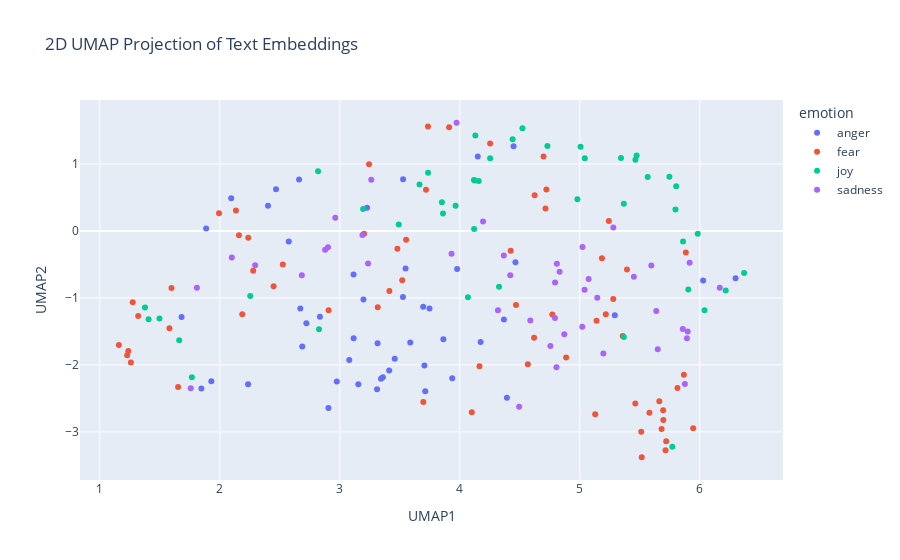

Notebook code for this chart:
### Code cell
import pandas as pd
import numpy as np
import umap
import plotly.express as px

# Concatenate the training and test data
combined_df = pd.concat([train_df_new, test_df_new], ignore_index=True)

# Prepare the embeddings for UMAP
# Convert the list of embeddings into a 2D numpy array
X_embeddings = np.array(combined_df['embeddings_values'].tolist())

# Apply UMAP for dimensionality reduction
reducer = umap.UMAP(n_components=2, metric='cosine', random_state=28) 
embedding_2d = reducer.fit_transform(X_embeddings)

# Create a DataFrame for plotting
df_plot = pd.DataFrame(embedding_2d, columns=['UMAP1', 'UMAP2'])
df_plot['emotion'] = combined_df['emotion']
df_plot['intensity'] = combined_df['intensity']
df_plot['text'] = combined_df['text']


# Visualize the embeddings with Plotly
fig = px.scatter(
    df_plot,
    x='UMAP1',
    y='UMAP2',
    color='emotion',  # Color points by the 'emotion' column
    hover_data=['text', 'intensity'],  # Show text and intensity on hover
    title='2D UMAP Projection of Text Embeddings'
)

fig.show()

### Figure 1 — Plotly figure (JSON) as saved in the notebook; plotly's stock layout.template omitted (floating-point values rounded to 4 significant figures)
{"data": [{"customdata": [["@everycolorbot more like every color looks the same #triggered #colorblind ", 0.396], ["I love when #girls are busy in teaching how to #pout while taking #selfie in a mall , their desication is immense #women love #perfection", 0.188], ["Don't be bitter", 0.292], ["Forever angry that gh ruined Molly and morgan's bond/friendship ", 0.521], ["Because it was a perfect illusion, but at least now I know what it was. #angry #ladygaga #iscalming#mysoul", 0.556], ["@sebbyD27850 both are nonsensical. If there's injustice against blacks, why add to it by destroying black property. It's misdirected anger", 0.69], ["@JOjojosiejay or in my case a raging moody cow lol why i buy moody cow socks lol", 0.389], ["@rabpeel snap, seems to be a problem here", 0.375], ["I've always had a weird grudge against stingrays ever since one killed Steve Irwin.", 0.542], ["Ever put your fist through your laptops screen? If so its time for a new one lmao #rage #anger #hp", 0.646], ["@DouthatNYT @jbouie @DamonLinker Yes, it is bad to point out racism lest it provoke the racists.  Some racists do indeed not like it.", 0.542], ["It takes a man to suffer ignorance and smile. Be yourself, no matter what they say. ", 0.271], ["Absolutely fuming that some woman jumped into my prebooked taxi and drove off 😡", 0.75], ["@wesrucker247 sounds like a good game plan for our offense....", 0.202], ["Leveled at the half. Much better offense expected in the second half", 0.182], ["Don't join @BTCare they put the phone down on you, talk over you and are rude. Taking money out of my acc willynilly! #fuming", 0.896], ["@hollyrobinson__ Part 2-was buzzing for a cheeky squashie or two-this was NOT what i expected.SORT IT OUT! #food #angry  @coopuk @coopukfood", 0.538], ["OOOOOOOOH MY GOD UUUUGGGGHHHHHHHHH ", 0.75], ["I love my black people..... I really really do. But .... my people really do irritate the living hell outta me all cause I'm different. 😑", 0.604], ["People irritate my MF soul", 0.771], ["Can't believe I've only got 2 days off left 🙄 #backtoreality #raging", 0.625], ["Now it's time to remove CB from the team somehow. Screw it. Rip the Band-Aid off. It'll sting for a bit but everyone will get over it.", 0.521], ["I just don't understand why everyone is so #angry we all just want to live and thrive don't we?", 0.458], ["Damn our offense is a mix bag of unpredictable lethal weapons I'm worried for Defense Coordinators 😁 #Chargers #Boltup #Recharged", 0.479], ["@WWE is the live event Brock vs Orton 2 this Saturday on the WWE Network? If not it needs to be! :) #wwe @RandyOrton @HeymanHustle #revenge", 0.396], ["There's this Bpharm4 guy Eish that guy brings anger into my life. When I see him nje like darkness fills me @RamatsobaneM will know", 0.667], ["@evanareteos :)) im now writing abt the changing face of sex industry in tr :))) now men will talk to me then! #revenge", 0.479], ["When you break a record in #madden I wish it didn't say the same shit after every rush like you just broke the record. #shutupphilsimms", 0.812], ["im so mad about power rangers. im incensed. im furious.", 0.667], ["@RLH2606 if u know who died.. I would also burst out crying....\\nFrom JOY!!! 😉", 0.354], [".@RepDelBene: 'Today's proceedings and the entire process is an insult to our constituents.'", 0.593], ["why are people so offended by kendall he ends photo shoot like seriously shut the fuck up", 0.833], ["@sarah_urbina why do you even beef Sara you let the anger get the best of you, you and Sagin been friends for how long?", 0.479], ["Recommended reading: Prisoners of Hate by Aaron Beck ", 0.292], ["Have wee pop socks on and they KEEP FALLING OFF INSIDE MY SHOES ", 0.562], ["Don't get #bitter get #BETTER", 0.312], ["@CBSBigBrother never bring back Meech and Bridgette. Crying because someone looks at you? Ugh, and Bridgette. ", 0.479], ["Vale! Vale! Sip sangria and taste tantalizing tapas @ElCidLA  's fiery flamenco nights! #MinutesFromHoM #SilverLake #LA #Flamenco", 0.167], ["@TrevorHMoore @paget_old In Scotland, the right-wingers are the most rabid anti-nationalists. Socialists are mostly in favour.", 0.604], ["@DailyMirror i love how theres no outrage that it's a white man but if it was a black man them BLM would be all over it regardless of reason", 0.726], ["Note to self ~ Stop laughing at things that offend you, it's ok to get mad at people \\n#NoteToSelf #offended #mad #upset", 0.542], ["@TrueAggieFan oh so that's where Brian was! Where was my invite? ", 0.438], ["@ArcticFantasy I would have almost took offense to this if I actually snapped you", 0.458], ["Sorry guys I have absolutely no idea what time i'll be on cam tomorrow but will keep you posted. #fuming", 0.417], ["@reluctantnicko Don't ask, you don't get. Apologies if I've offended you. All due respect Alan, I think you've been fed duff info.", 0.427], ["Taking umbrage because Jimmy Carr claimed that Bilbo Baggins went to Mordor on 8 out of 10 cats does Countdown. Know your Baggins', mate.", 0.375], ["@marcavis @AntisocialJW2 I've always been fiery, but never radical.", 0.438], ["It's the most magical time of the year......Xmas party announced and the #outrage commences. Gotta love Silicon Valley millennials.", 0.429]], "hovertemplate": "emotion=anger<br>UMAP1=%{x}<br>UMAP2=%{y}<br>text=%{customdata[0]}<br>intensity=%{customdata[1]}<extra></extra>", "legendgroup": "anger", "marker": {"color": "#636efa", "symbol": "circle"}, "mode": "markers", "name": "anger", "orientation": "v", "showlegend": true, "type": "scatter", "x": [4.463, 6.297, 5.291, 3.079, 3.411, 2.236, 3.695, 3.977, 3.705, 3.458, 1.93, 6.027, 2.722, 2.661, 2.469, 2.671, 2.834, 4.392, 2.905, 3.712, 3.863, 2.402, 3.31, 2.095, 3.115, 3.154, 3.315, 1.886, 3.359, 4.149, 1.682, 3.343, 2.975, 3.937, 4.173, 4.367, 2.575, 4.448, 2.687, 1.847, 3.587, 3.227, 3.526, 3.548, 3.115, 3.197, 3.747, 3.527], "xaxis": "x", "y": [-0.4657, -0.705, -1.257, -1.925, -2.085, -2.29, -1.132, -0.5682, -2.008, -1.907, -2.246, -0.7403, -1.379, 0.7682, 0.6248, -1.159, -1.28, -2.491, -2.642, -2.393, -1.619, 0.3767, -2.362, 0.4883, -1.603, -2.29, -1.676, 0.03882, -2.183, 1.111, -1.284, -2.208, -2.246, -2.197, -1.659, -1.322, -0.1564, 1.264, -1.725, -2.353, -1.665, 0.3476, -0.9856, -0.5592, -0.6492, -1.024, -1.156, 0.7739], "yaxis": "y"}, {"customdata": [["@Fly_Norwegian quite simply the #worst #airline #worstairline I've ever used! #shocking #appauling #dire #dismal #beyondajoke #useless", 0.62], ["My bus was in a car crash... I'm still shaking a bit... This week was an absolute horror and this was the icing on the cake... ", 0.92], ["We're all in D. T. (Discipleship training or detox) for something. #messy  #cutoff #choosefreedom #CryOut16", 0.63], ["When my life became such a concern to irrelevant ass people I'll never know", 0.521], ["I've been in such a bad mood this week, and work has been horrific, so I decided to start a scrapbook of my summer vacation", 0.56], ["#BB18 Michelle crying  again #shocking #bitter He's  just not that into you 😢#TeamNicole", 0.521], ["@MasterTomTheDom  I hate winter, I dread it's arrival.", 0.556], ["Today has dragged on #restless", 0.625], ["Obama admin rejects Texas plan to have refugees vetted for terrorism so Texas pulls of of fed refugee resettlement program. Aiding #terror.", 0.475], ["From harboring Osama bin Laden to its relationship with Haqqani network, there is enough evidence to prove Pakistan is sponsoring terrorism", 0.604], ["@BartholomewD It's -terrible-! We're going to the local fish/chip place in Kirribilli #terrible", 0.667], ["“The #greatest fear #dogs know is the #fear that you will not come back when you go out the #door #without them.”   \\n  ―#Stanley #Coren", 0.604], ["I'm okay, dont worry. I wish i'd been a better kid. I'm trying to slow down. I'm sorry for letting you down.", 0.708], ["It's better to be wetter than it is to be dry' jesus christ Val don't be shy hen 😂😂 #GBBO", 0.271], ["@ManUnitedWriter He has had a dreadful first half, not to mention rashford would've got on the end of a couple of those through balls #pace", 0.396], ["If I was friends with me I'd hate me SO MUCH with the amount I bully them", 0.542], ["Ever been really lonely and your phone keeps blowing up, but you just can’t pick it up and respond to people? #anxiety #recluse  #issues", 0.893], ["Damnnit! Gonna be 1400 pts shy on Chiefs Rewards of getting a post game photo.", 0.521], ["Well this is flipping great! Flipping standstill on the freeway!  #stepofftheledge #youvegottobekiddingme", 0.48], ["When you arrive at the office the day before your first ever festival and the Internet is down #panic", 0.75], ["If the future doesn't fill you with existential dread are you even a real person", 0.562], ["@veroicone my typical shake is ~100g banana, 1c almond milk, 1tbsp chia and protein. Sometimes I add PB2 or ice or other fruit.", 0.104], ["Maybe I'm too cynical for my own good, but I'm afraid, this is the only way to understand Nigeria.", 0.517], ["mattmilne76 Thank you for letting us know!  Please do not hesitate to contact us in the future, if our assistance is needed. Thank you!", 0.146], ["#GADOT please put a left turn signal at Williams and Ivan Allen Jr Blvd. This is absolutely ridiculous #ATLtraffic #horrible", 0.479], ["@GroundSwellCLE @ClevelandCNBC @KingJames @mavcarter @SpringHillEnt @boughb #revitalize #ClevelandHustles #daunting task, #hustle", 0.354], ["@Cory_Bonini AP didn't have a productive week 1 or 1st half against GB and Kalil is horrible! @Vikings D is its strongest asset currently.", 0.396], ["Don't think I'll hesitate to run you over. Last time I checked, I still had 'Accident Forgiveness' on my insurance policy...", 0.391], ["Jimmy Carr makes me want to cry and cry *shiver* ", 0.792], ["False alarm, she's not coming out today 😞", 0.521], ["However the agent was inauthentic, my sister still loves me, &amp; I'm still alive. So I guess it wasn't that bad. #socialanxiety #anxiety", 0.604], ["Pull over #tonight and make your car #shake 😋💦", 0.104], ["White Americans are worried about Arab terrorists. Black Americans are fearful of a terrorist in a Police uniform on a daily basis.", 0.854], ["It is more shameful to distrust our friends than to be deceived by them", 0.479], ["#nana 4 hoco bc my dream since freshman year awe 😙❤❤❤ @thecandeyman", 0.25], ["@BlairWitchMovie love new movie\\n #BlairWitch #blairwitchproject  #HorrorMovies", 0.438], ["@JaySekulow what can we do 2 get @realDonaldTrump 2 reveal his taxes? That is the immediate danger. But u will not answer me. #afraid", 0.667], ["@ZaidZamanHamid Speech is still not up to the mark. No mention of 'Genocide', Indian terrorism in Pak. It was all planned speech.", 0.458], ["Open to suggestions on a good #horror movie. Just saw 31 and It follows recently, dug both. Gimme something good. #movienight #netflix", 0.25], ["honestly all my friends do bnc i mean it and i am feeling #terrible hahaha", 0.438], ["Being stuck in the roof of your house provides amazing view but sheer terror of falling down, kinda like life", 0.875], ["broken policy' #blasio &lt;&gt; #trump #giuliani 'broken windows' all part of 'pecking order' #bully politics #america RESIST #motto", 0.458], ["Ronaldo has been shocking. He's tried to do skill twice and he's nearly fallen over both times", 0.5], ["@rkuuleiq Fear is best/beast product of God/s. :) #aTheism #theism #biBle #afraid #christianity #hell #heaven #purgatory #psychology #jesus", 0.417], ["@USAneedsTRUMP @HillaryClinton @realDonaldTrump awe!!! #cnn so bias and doesn't care about people only money", 0.521], ["An @amityaffliction kind of drive home from work today  #dailyfeels", 0.458], ["a vote for #killary is like sticking a knife in a toaster  #MakeAmericaGreatAgain", 0.576], ["@WunderlistHelp are you guys still down? When can we go up? ", 0.312], ["My anxiety is playing around HELP!!!!!", 0.705], ["This week's Massacre Theatre pert by @LarsenOnFilm is the first one I can think of that requires subtitles. #breathless", 0.438], ["@GreensACT @ShaneRattenbury @carolinelec what about #publictransport to &amp; from #CanberraAirport. Most cities have. Mr Barr very #coy on.", 0.312], ["My Modern Proverb: 'Don't let anyone intimidate you about being single; most marriages end in divorce.'", 0.312], ["When you're scared to press send #bgoodthepoet #PrayForMe #ThisIsAGodDream #career #help  #heart #HeartRacing", 0.73], ["Okay. Brace yourself. I will attempt my first loaf of bread in the morning. I will use a dutch oven. I will make the dough now. ", 0.479], ["By officialy adopting #BurhanWani, a #Hizbul terrorist, #Pakistan n #NawazSharif hv md a cardinal mistake 2day tht'll haunt fr years. #UNGA", 0.72], ["@CesarSampao @thisisbolton don't get me started on town centre. Used to go every week.... not been for 18 months ", 0.458], ["it's horrible cos no one can relate,  everyone is happy and dandy in one way or another", 0.542], ["The Apocalypse has hit our gym and it's  nothing what I thought it would be...\\n\\nEveryone is wearing vests! What if it's contagious? #afraid", 0.812], ["He called me fat, so I pushed him into the lockers then he threaten to sue me' 😂", 0.479], ["Why upping rooms makes a few apprehend leaving out charcoal ownership: UnZU", 0.396], ["The Apocalypse has hit our gym and it's  nothing what I thought it would be...\\n\\nEveryone is wearing vests! What if it's contagious? ", 0.583], ["The moment you bring her to meet your best friend and you're nervous af! 😬😆  #thefriendtest", 0.875], ["@Evan_McMullin @TheBlazeRadio Classic SHITLIB bullshit. Create a horrible problem and then 'discuss' how to solve it. What a PIMP.", 0.438], ["I have been seeing terrible terrible prescriptions this week. What's going on?", 0.438]], "hovertemplate": "emotion=fear<br>UMAP1=%{x}<br>UMAP2=%{y}<br>text=%{customdata[0]}<br>intensity=%{customdata[1]}<extra></extra>", "legendgroup": "fear", "marker": {"color": "#EF553B", "symbol": "circle"}, "mode": "markers", "name": "fear", "orientation": "v", "showlegend": true, "type": "scatter", "x": [2.449, 5.462, 5.184, 3.696, 5.357, 3.202, 4.567, 4.619, 1.26, 1.229, 2.278, 5.719, 5.278, 3.718, 2.16, 4.164, 5.813, 1.994, 4.1, 5.695, 5.58, 4.721, 4.886, 4.697, 2.188, 5.393, 2.135, 3.316, 3.52, 3.48, 5.867, 4.623, 1.653, 4.771, 4.252, 3.911, 5.515, 1.238, 3.735, 4.468, 5.662, 1.32, 2.237, 5.714, 1.581, 4.714, 1.275, 3.553, 5.694, 3.244, 2.526, 5.139, 5.944, 5.883, 1.16, 2.907, 5.216, 5.511, 3.413, 5.241, 5.128, 5.681, 1.598, 4.424], "xaxis": "x", "y": [-0.8266, -2.575, -0.4083, -2.553, -1.566, -0.03979, -1.99, -1.595, -1.963, -1.856, -0.5938, -3.139, -1.015, 0.6147, -0.06364, -2.02, -2.346, 0.2664, -2.708, -2.822, -2.713, 0.6205, -1.888, 1.112, -1.242, -0.5751, 0.3051, -1.14, -0.7374, -0.265, -2.148, 0.5345, -2.329, -1.247, 1.307, 1.55, -3.379, -1.792, 1.561, -1.104, -2.544, -1.27, -0.1026, -3.275, -1.452, 0.3343, -1.065, -0.1306, -2.679, 0.9963, -0.5012, -1.34, -2.946, -0.3225, -1.702, -1.185, -1.243, -2.999, -0.8946, 0.1478, -2.738, -2.956, -0.8499, -0.2941], "yaxis": "y"}, {"customdata": [["@weebtard sparkling water wyd", 0.229], ["Hey u never know, Channel 4's version of #GBBO might actually be quite good. A few adverts aren't the end of the world. ", 0.417], ["Watch this amazing live.ly broadcast by @brooks_swaggysquad  #musically", 0.396], ["Does anyone remember a movie that is animated in the late 70's called Shame of the Jungle John Bulushi was in it wild if that's your taste", 0.229], ["smiling through the stress :) :) :) :) :) :) :( :( :( :( :( :( :(", 0.28], ["#LMFAO @MSNBC 's #racepimp Tamron Hall used the words 'fscts' and 'MSNBC' in the same sentence #hilarity #libtard #biasedmedia #neverHillary", 0.5], ["When u /only/ talk 2 me or ask me 'how r things' just 2 get 2 say something u want, 4give me if I'm not elated 2 start a conversation with u", 0.12], ["Day 3 of #harvest16 - listening to the sound of the chopper working it's way closer to home at @mountaindairy makes me . #farm365", 0.417], ["Watch this amazing live.ly broadcast by @maisiev  #musically", 0.578], ["Thank you disney themed episode for letting me discover how amazing the @BlackishWriters are! #hilarious", 0.771], ["@SoCalValerie this one was Apples attempt to make muslims happy 🕋", 0.38], ["Benefit out exhilaration called online backing off: JkUVmvQXY", 0.462], ["A hearty welcome to those who followed me.", 0.615], ["@LPDonovan this is why I think his pre prepped debate answers have the potential for hilarity", 0.458], ["Accept the challenges so that you can feel the exhilaration of victory.' - George S. Patton", 0.5], ["15 minutes of yoga to your breakfast routine will change your day #preparation #sunriseyoga #bodyawareness #health #yoga #smile #stretch", 0.625], ["@JamieNicks_ it makes complete sense and i'm elated to hear this :]", 0.688], ["#LMFAO @MSNBC 's #racepimp Tamron Hall used the words 'fscts' and 'MSNBC' in the same sentence  #libtard #biasedmedia #neverHillary", 0.231], ["Update: I have yet to hang out with @MisElizaJane, but I'm still hopeful! ", 0.396], ["Watch this amazing live.ly broadcast by @matt.boss  #musicallyjh", 0.4], ["sparkling or still? #terribledebatequestions", 0.146], ["💥⚖️Yeah‼️ PAUL‼️⚖️💥  #glorious #BB18", 0.917], ["Decide to stop being afraid. To just stop. What are you now free to do?\\n\\n#brave #free #honest #healthy #happy #life #living #optimism #love", 0.417], ["@Jen_Lee @mostlymartha @edotwoods we just found thin mints in a freezer clean. i couldn't be more elated.", 0.76], ["Yahweh your God is among you, a warrior who saves. He will rejoice over you with gladness.", 0.48], ["@CNN &amp; @donlemon must be rejoicing ovet #Charlotte protests. \\n#NorthCarolina", 0.28], ["You don't smile and you say you're in love, but that's why I don't love", 0.146], ["A 'non-permissive environment' is also called a 'battleground' - #MilSpeak #hilarious", 0.52], ["@berniedole looks that way. But let's think about Rohan last week ... #optimism", 0.237], ["This is the day You've made, \\n\\nLet us rehoi rejoice and be glad with all that I am. \\n\\n😊💖\\n\\n#aja \\nGood morning!!!!", 0.854], ["$SRPT Why would Etep patients &amp; Mom's advocate for a drug if it did not work? Anyone listen to the Etep MD's @ Adcomm.. all were elated.", 0.22], ["@smoothkobra after such a heavy 2 days this has given much needed levity. Thanks bro", 0.438], ["You know you're in love when all you can do is smile whenever you talk about how he is to someone.", 0.82], ["Vacation wise, Egypt offers great places, amazing scenery, bright skies and good weather at a very good and affordable price for students.", 0.521], ["Lmboo , using my nephew for meme ", 0.646], ["felt a bit shit getting a very high blood sugar then i remembered it's my first one above 15 this week which is incredible for me! ", 0.48], ["@Casper10666 I assure you there is no laughter, but increasing anger at the costs, and arrogance of Westminster.", 0.167], ["@chencouture LMAO Is it that 'so slutty' hater girl? That video was hilarious. 😂", 0.7], ["Each day is what you make of it! #goals #challenges #business #goals   #success #photographer #photography #ThursdayThoughts", 0.604], ["If any trump supporters and Hillary haters wanna chirp some weak minded, pandering liberals just tweet at @EmmyA2 @snickerfritz04", 0.1], ["Somebody who has braved the storm is brewing. ", 0.292], ["When we give cheerfully and accept gratefully, everyone is blessed. »Maya Angelou", 0.712], ["Good #CX most often doesn't require all that much. #smile, #care, #relate and be #helpful. Thanks, Lakis Court Hotel in #cyprus", 0.583], ["Be it a rainy day, be it cheerful sunshine, I am a Prussian, want nothing to be but a Prussian.:|", 0.245], ["@billie21806 @cnnbrk tell that to your bodies cheering on the deaths of black people by cops. their fear is killing us.", 0.1]], "hovertemplate": "emotion=joy<br>UMAP1=%{x}<br>UMAP2=%{y}<br>text=%{customdata[0]}<br>intensity=%{customdata[1]}<extra></extra>", "legendgroup": "joy", "marker": {"color": "#00cc96", "symbol": "circle"}, "mode": "markers", "name": "joy", "orientation": "v", "showlegend": true, "type": "scatter", "x": [3.965, 3.86, 4.157, 4.327, 5.903, 1.498, 5.366, 4.98, 4.125, 4.129, 3.735, 5.366, 5.041, 2.819, 5.802, 5.342, 4.73, 1.407, 3.491, 4.118, 3.851, 3.664, 5.77, 4.44, 5.463, 1.662, 6.215, 2.254, 3.194, 5.473, 4.522, 4.253, 6.368, 5.797, 4.067, 6.039, 2.827, 4.119, 5.746, 1.377, 5.86, 5.565, 5.006, 5.982, 1.768], "xaxis": "x", "y": [0.3774, 0.2606, 0.7471, -0.8342, -0.8726, -1.307, -1.584, 0.475, 0.7544, 1.425, 0.8713, 0.4074, 1.086, 0.8928, 0.668, 1.09, 1.269, -1.318, 0.09795, 0.7613, 0.4311, 0.6946, -3.221, 1.372, 1.062, -1.63, -0.8879, -0.9714, 0.3272, 1.129, 1.533, 1.088, -0.6276, 0.3222, -0.9896, -1.184, -1.469, 0.02864, 0.8095, -1.143, -0.1573, 0.8057, 1.257, -0.03949, -2.184], "yaxis": "y"}, {"customdata": [["@_noTORIEty lol senior year we would get early dismal for work study ,he was her boss and you know what happened next 🙃", 0.354], ["Honestly I've come to a place where I keep getting discouraged but just gotta tell myself to keep pushing through it.", 0.729], ["All the 'juniors' are now wearing purple at ollafest while I'm here fighting with my alarm about when I need to wake up for German #sadness", 0.646], ["#Terencecutcher #Tulsa the man onthe helicopter said he looks like a bad dude, that is the problem, when they see black they see bad, #sad", 0.667], ["We want to help you with your #depression. Give our office a call to learn how #TMS may be the treatment you've been waiting for!", 0.521], ["@6itmap I can't help but feel melancholic!", 0.75], ["@emorottie true sonicsatam was serious and a bit dark. Aosth is like super goofy and Looney toonie to a degree", 0.271], ["Patti seems so sad. She stamped and ran behind the sofa. We will have to give her plenty of love and affection...more than usual. ", 0.562], ["Do not be discouraged by a slowing sales market. This will test your business model and pinpoint #strengths and #weaknesses.' @Ken_Dunn", 0.271], ["@PaulJonMilne too grim, too insanely, determined to hurt you from", 0.575], ["@RossKemp great programme tonight #sad #upsetting #extremeworld", 0.646], ["Always do sober what you said you'd do drunk. That will teach you to keep your mouth shut. \\n― Ernest Hemingway #quote", 0.479], ["@rockcock64 cum and despair", 0.729], ["The difference between someone's selfies when they're happy vs. unhappy is absolutely amazing.", 0.208], ["i cant stop. i finished - dejected. luckily no one is in the bathroom. so i go to a stall and wait until my pants are dry.", 0.625], ["@jeremycorbyn @magstogether my god is @jeremycorbyn a full shilling? Seriously you need a major rethink or no lab gove in your lifetime ", 0.417], ["@pureleine though lately with how bad my depression has been i feel like my body is like just, taking what little it can get", 0.771], ["you never call me when your sober", 0.562], ["@HeyCaraJay I am inconsolable at this GIF in context", 0.509], ["@mik61scot @longshankseddie @ROSAZAMBONINI @YouTube I thought it was because she once sunk her teeth into something that's meant 2b sooked", 0.458], ["I sulk too much for my own good.", 0.896], ["@VileBairn Turning then, the older woman looked at Sybil with a most somber expression. \\n\\n“She ran away from me. But I cannot blame her.”", 0.426], ["I wonder what would happen if I were a father. #weary", 0.625], ["It feels like there are no houses out there for us. With the most basic requirements I have, there are literally no options. #discouraged", 0.729], ["Why is it that we rejoice at a birth and grieve at a funeral? It is because we are not the person involved. ― Mark Twain", 0.354], ["@TalesofanAlfa @David_Milloy \\nI like your thinking...but sadly no - that's the shed 😢", 0.604], ["As I lost my heart to you there in the dark.. Underneath the stars 🎧", 0.438], ["Having holiday blues! #WantToGoBackToMinehead.", 0.661], ["@MHChat #mhchat Childhood experiences inform adult relationships. We have associative memories Not a question of ability to process ", 0.397], ["I've returned from the dead with a desire to clean the apartment and eat something that isn't garbage. #managing #depression", 0.667], ["It's a gloomy ass day", 0.888], ["Are you serious??", 0.292], ["How can you blame the manager watching these players play? It's abysmal. Our team are dreadful. If Jose can't save us. No-one can.  #mufc", 0.604], ["Making that yearly transition from excited and hopeful college returner to sick and exhausted pessimist. #college", 0.667], ["Panic attacks are the worst. Feeling really sick and still shaking. I should be a sleep. #anxiety #depression", 0.917], ["@Virgin_TrainsEC I feel for the conductor tonight, he's obviously taken grief over the last few weeks, he sounds weary of apologising!", 0.667], ["amateur author Twitter might be the most depressing thing I've ever seen", 0.688], ["Public products: high downhearted price tag consumer survey sum and substance: OVth", 0.354], ["I can't WAIT to go to work tomorrow with a high as fuck fever. [sarcasm]\\nHopefully I'll feel better tomorrow.\\nBut I doubt it. #pessimism", 0.646], ["@ccrago It was dreadful, even after he met the Catfish he still thought it was her!", 0.542], ["@FFBren @CDCarter13 included for maximum #sadness", 0.625], ["MC: what are you listen to these days?\\nBogum: these days I feel gloomy, I listen to ccm (spiritual song) often.\\n\\nChurch oppa mode. :)", 0.583], ["yesterday i finished watching penny dreadful and from all the beautiful things i saw one question remains: were the writers HIM's fans?", 0.312]], "hovertemplate": "emotion=sadness<br>UMAP1=%{x}<br>UMAP2=%{y}<br>text=%{customdata[0]}<br>intensity=%{customdata[1]}<extra></extra>", "legendgroup": "sadness", "marker": {"color": "#ab63fa", "symbol": "circle"}, "mode": "markers", "name": "sadness", "orientation": "v", "showlegend": true, "type": "scatter", "x": [4.193, 5.45, 4.809, 1.758, 5.858, 4.793, 3.931, 5.145, 5.596, 2.683, 2.902, 5.649, 4.587, 6.166, 4.793, 1.81, 5.636, 5.892, 3.262, 3.236, 5.02, 4.831, 4.87, 5.073, 5.022, 3.189, 5.915, 4.318, 4.42, 5.898, 4.755, 4.494, 2.1, 5.196, 5.875, 2.878, 4.366, 5.279, 4.805, 2.295, 2.963, 5.039, 3.973], "xaxis": "x", "y": [0.1399, -0.6834, -0.4903, -2.35, -1.464, -0.7674, -0.3386, -0.9965, -0.5135, -0.6606, -0.2419, -1.765, -1.336, -0.8468, -1.3, -0.8468, -1.196, -1.6, 0.7664, -0.4848, -1.428, -0.6086, -1.54, -0.7163, -0.2404, -0.06134, -0.4734, -1.183, -0.6608, -1.503, -1.719, -2.626, -0.3957, -1.828, -2.284, -0.2816, -0.3661, 0.0523, -2.034, -0.5112, 0.1978, -0.8775, 1.616], "yaxis": "y"}], "layout": {"legend": {"title": {"text": "emotion"}, "tracegroupgap": 0}, "title": {"text": "2D UMAP Projection of Text Embeddings"}, "xaxis": {"anchor": "y", "domain": [0, 1], "title": {"text": "UMAP1"}}, "yaxis": {"anchor": "x", "domain": [0, 1], "title": {"text": "UMAP2"}}}}
